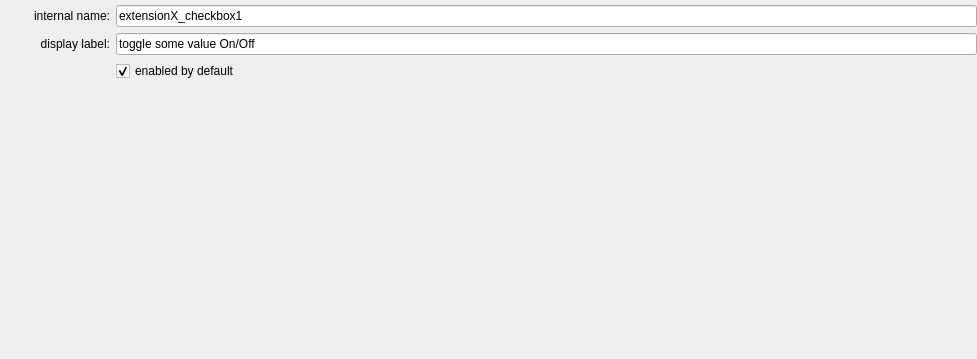
<?xml version="1.0" encoding="UTF-8"?>
<ui version="4.0">
 <class>edit</class>
 <widget class="QWidget" name="edit">
  <property name="geometry">
   <rect>
    <x>0</x>
    <y>0</y>
    <width>977</width>
    <height>359</height>
   </rect>
  </property>
  <property name="windowTitle">
   <string>Form</string>
  </property>
  <layout class="QFormLayout" name="formLayout">
   <property name="fieldGrowthPolicy">
    <enum>QFormLayout::AllNonFixedFieldsGrow</enum>
   </property>
   <property name="leftMargin">
    <number>10</number>
   </property>
   <property name="topMargin">
    <number>5</number>
   </property>
   <property name="rightMargin">
    <number>0</number>
   </property>
   <property name="bottomMargin">
    <number>5</number>
   </property>
   <item row="0" column="0">
    <widget class="QLabel" name="internalNameLabel">
     <property name="minimumSize">
      <size>
       <width>100</width>
       <height>0</height>
      </size>
     </property>
     <property name="text">
      <string>internal name:</string>
     </property>
     <property name="alignment">
      <set>Qt::AlignRight|Qt::AlignTrailing|Qt::AlignVCenter</set>
     </property>
    </widget>
   </item>
   <item row="0" column="1">
    <widget class="QLineEdit" name="cfg_name">
     <property name="text">
      <string>extensionX_checkbox1</string>
     </property>
    </widget>
   </item>
   <item row="1" column="0">
    <widget class="QLabel" name="displayLabelLabel">
     <property name="minimumSize">
      <size>
       <width>100</width>
       <height>0</height>
      </size>
     </property>
     <property name="text">
      <string>display label:</string>
     </property>
     <property name="alignment">
      <set>Qt::AlignRight|Qt::AlignTrailing|Qt::AlignVCenter</set>
     </property>
    </widget>
   </item>
   <item row="1" column="1">
    <widget class="QLineEdit" name="cfg_label">
     <property name="text">
      <string>toggle some value On/Off</string>
     </property>
    </widget>
   </item>
   <item row="2" column="1">
    <widget class="QCheckBox" name="cfg_value">
     <property name="text">
      <string>enabled by default</string>
     </property>
     <property name="checked">
      <bool>true</bool>
     </property>
    </widget>
   </item>
  </layout>
 </widget>
 <resources/>
 <connections/>
</ui>
